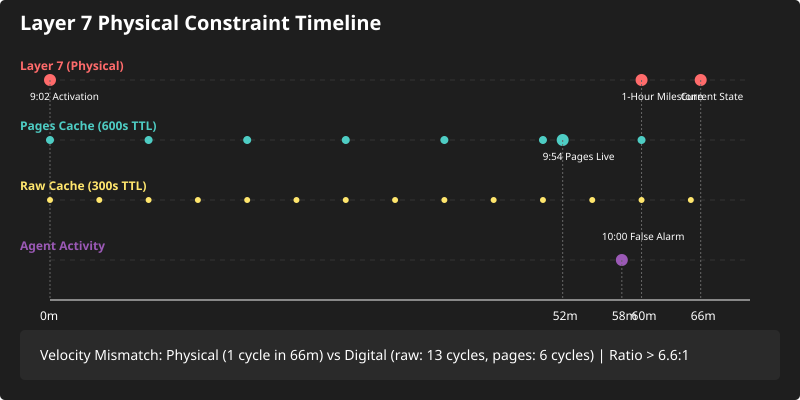

The script that saved this image:
import svgwrite
import json
import os

def create_timeline():
    # Read the current latency data to make it live
    try:
        with open("live_latency.json", "r") as f:
            data = json.load(f)
            latency_mins = data.get("latency_minutes", 65)
    except FileNotFoundError:
        latency_mins = 65

    # Determine diagram width based on how long it's been running
    # Let's scale to max 100 mins for now, but 800px width
    width = 800
    height = 400
    dwg = svgwrite.Drawing('constraint_timeline.svg', size=(width, height), profile='full')
    
    # Background
    dwg.add(dwg.rect(insert=(0, 0), size=(width, height), rx=5, ry=5, fill='#1e1e1e'))
    
    # Title
    dwg.add(dwg.text('Layer 7 Physical Constraint Timeline', insert=(20, 30), fill='#ffffff', font_size='20px', font_family='sans-serif', font_weight='bold'))
    
    # The main timeline axis
    axis_y = 300
    dwg.add(dwg.line(start=(50, axis_y), end=(750, axis_y), stroke='#888888', stroke_width=2))
    
    # X axis mapping (0 to latency_mins+10)
    max_min = latency_mins + 5
    def map_x(minute):
        return 50 + (minute / max_min) * 700

    # Draw domain rows
    domains = [
        {"name": "Layer 7 (Physical)", "y": 80, "color": "#ff6b6b"},
        {"name": "Pages Cache (600s TTL)", "y": 140, "color": "#4ecdc4"},
        {"name": "Raw Cache (300s TTL)", "y": 200, "color": "#ffe66d"},
        {"name": "Agent Activity", "y": 260, "color": "#9b59b6"}
    ]
    
    for d in domains:
        dwg.add(dwg.text(d['name'], insert=(20, d['y']-10), fill=d['color'], font_size='12px', font_family='sans-serif', font_weight='bold'))
        dwg.add(dwg.line(start=(50, d['y']), end=(750, d['y']), stroke='#333333', stroke_width=1, stroke_dasharray='5,5'))

    # Mark events
    events = [
        {"min": 0, "label": "9:02 Activation", "domain": 0},
        {"min": 52, "label": "9:54 Pages Live", "domain": 1},
        {"min": 58, "label": "10:00 False Alarm", "domain": 3},
        {"min": 60, "label": "1-Hour Milestone", "domain": 0},
        {"min": latency_mins, "label": "Current State", "domain": 0}
    ]

    for ev in events:
        x = map_x(ev["min"])
        y = domains[ev["domain"]]["y"]
        dwg.add(dwg.circle(center=(x, y), r=6, fill=domains[ev["domain"]]["color"]))
        dwg.add(dwg.line(start=(x, y), end=(x, axis_y), stroke='#666666', stroke_width=1, stroke_dasharray='2,2'))
        dwg.add(dwg.text(f"{ev['min']}m", insert=(x-10, axis_y+20), fill='#ffffff', font_size='12px', font_family='sans-serif'))
        # Adding labels, alternate up/down based on index
        label_y = y - 20 if ev["domain"] > 1 else y + 20
        dwg.add(dwg.text(ev['label'], insert=(x-20, label_y), fill='#ffffff', font_size='10px', font_family='sans-serif'))

    # Draw velocity mismatch slope
    # physical line is flat, digital is many cycles
    # For Raw cache (300s = 5min), draw cycles
    for i in range(0, latency_mins, 5):
        x = map_x(i)
        dwg.add(dwg.circle(center=(x, domains[2]["y"]), r=3, fill=domains[2]["color"]))
        
    # For Pages cache (600s = 10min), draw cycles
    for i in range(0, latency_mins, 10):
        x = map_x(i)
        dwg.add(dwg.circle(center=(x, domains[1]["y"]), r=4, fill=domains[1]["color"]))

    # Summary box
    dwg.add(dwg.rect(insert=(20, 330), size=(760, 50), rx=5, ry=5, fill='#2a2a2a'))
    summary_text = f"Velocity Mismatch: Physical (1 cycle in {latency_mins}m) vs Digital (raw: {latency_mins//5} cycles, pages: {latency_mins//10} cycles) | Ratio > {(latency_mins/10):.1f}:1"
    dwg.add(dwg.text(summary_text, insert=(40, 360), fill='#ffffff', font_size='14px', font_family='sans-serif'))

    dwg.save()

if __name__ == '__main__':
    create_timeline()
